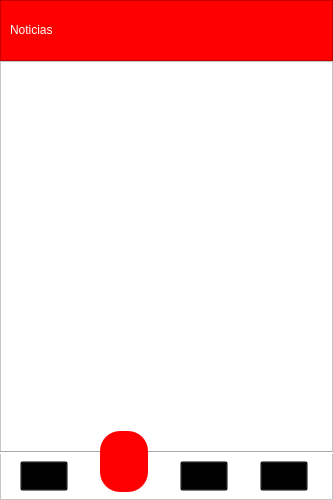
<?xml version="1.0" encoding="UTF-8"?>
<ui version="4.0">
 <class>VentanaNoticias</class>
 <widget class="QWidget" name="VentanaNoticias">
  <property name="geometry">
   <rect>
    <x>0</x>
    <y>0</y>
    <width>333</width>
    <height>500</height>
   </rect>
  </property>
  <property name="minimumSize">
   <size>
    <width>333</width>
    <height>500</height>
   </size>
  </property>
  <property name="maximumSize">
   <size>
    <width>333</width>
    <height>500</height>
   </size>
  </property>
  <property name="windowTitle">
   <string>Noticias</string>
  </property>
  <property name="styleSheet">
   <string notr="true">background-color: rgb(255, 255, 255);</string>
  </property>
  <widget class="QFrame" name="frame">
   <property name="geometry">
    <rect>
     <x>0</x>
     <y>0</y>
     <width>333</width>
     <height>61</height>
    </rect>
   </property>
   <property name="minimumSize">
    <size>
     <width>333</width>
     <height>51</height>
    </size>
   </property>
   <property name="styleSheet">
    <string notr="true">background-color:  rgb(255, 0, 0);</string>
   </property>
   <property name="frameShape">
    <enum>QFrame::StyledPanel</enum>
   </property>
   <property name="frameShadow">
    <enum>QFrame::Raised</enum>
   </property>
   <widget class="QLabel" name="label">
    <property name="geometry">
     <rect>
      <x>10</x>
      <y>10</y>
      <width>91</width>
      <height>41</height>
     </rect>
    </property>
    <property name="styleSheet">
     <string notr="true">background-color: rgba(0, 0, 0,0%);
font: 20pt &quot;Tw Cen MT Condensed&quot;;
border: None;</string>
    </property>
    <property name="text">
     <string>&lt;html&gt;&lt;head/&gt;&lt;body&gt;&lt;p&gt;&lt;span style=&quot; color:#ffffff;&quot;&gt;Noticias&lt;/span&gt;&lt;/p&gt;&lt;/body&gt;&lt;/html&gt;</string>
    </property>
   </widget>
   <widget class="QLabel" name="label_2">
    <property name="geometry">
     <rect>
      <x>182</x>
      <y>10</y>
      <width>141</width>
      <height>41</height>
     </rect>
    </property>
    <property name="styleSheet">
     <string notr="true">image: url(:/imagenes/imagenes/logo-udemedellin-footer.png);</string>
    </property>
    <property name="text">
     <string/>
    </property>
    <property name="pixmap">
     <pixmap>../imagenes/logo-udemedellin-footer.png</pixmap>
    </property>
    <property name="scaledContents">
     <bool>true</bool>
    </property>
   </widget>
  </widget>
  <widget class="QFrame" name="frame_2">
   <property name="geometry">
    <rect>
     <x>0</x>
     <y>61</y>
     <width>333</width>
     <height>439</height>
    </rect>
   </property>
   <property name="minimumSize">
    <size>
     <width>333</width>
     <height>439</height>
    </size>
   </property>
   <property name="maximumSize">
    <size>
     <width>333</width>
     <height>439</height>
    </size>
   </property>
   <property name="frameShape">
    <enum>QFrame::StyledPanel</enum>
   </property>
   <property name="frameShadow">
    <enum>QFrame::Raised</enum>
   </property>
   <widget class="Line" name="line">
    <property name="geometry">
     <rect>
      <x>0</x>
      <y>390</y>
      <width>333</width>
      <height>3</height>
     </rect>
    </property>
    <property name="minimumSize">
     <size>
      <width>333</width>
      <height>0</height>
     </size>
    </property>
    <property name="orientation">
     <enum>Qt::Horizontal</enum>
    </property>
   </widget>
   <widget class="QToolButton" name="tbutton_noticias">
    <property name="geometry">
     <rect>
      <x>100</x>
      <y>370</y>
      <width>48</width>
      <height>61</height>
     </rect>
    </property>
    <property name="minimumSize">
     <size>
      <width>48</width>
      <height>33</height>
     </size>
    </property>
    <property name="styleSheet">
     <string notr="true">background-color: rgb(255, 0, 0);
image: url(:/imagenes/imagenes/form.png);
border-radius: 20px;
</string>
    </property>
    <property name="text">
     <string/>
    </property>
    <property name="icon">
     <iconset>
      <normaloff>../imagenes/form.png</normaloff>../imagenes/form.png</iconset>
    </property>
    <property name="iconSize">
     <size>
      <width>40</width>
      <height>30</height>
     </size>
    </property>
   </widget>
   <widget class="QToolButton" name="tbutton_usuario">
    <property name="geometry">
     <rect>
      <x>260</x>
      <y>400</y>
      <width>48</width>
      <height>30</height>
     </rect>
    </property>
    <property name="minimumSize">
     <size>
      <width>48</width>
      <height>30</height>
     </size>
    </property>
    <property name="maximumSize">
     <size>
      <width>48</width>
      <height>30</height>
     </size>
    </property>
    <property name="styleSheet">
     <string notr="true">background-color:rgba(0,0,0,0%);
image: url(:/imagenes/imagenes/user.png);</string>
    </property>
    <property name="text">
     <string/>
    </property>
    <property name="icon">
     <iconset>
      <normaloff>../imagenes/user.png</normaloff>../imagenes/user.png</iconset>
    </property>
    <property name="iconSize">
     <size>
      <width>40</width>
      <height>30</height>
     </size>
    </property>
   </widget>
   <widget class="QToolButton" name="tbutton_reservas">
    <property name="geometry">
     <rect>
      <x>180</x>
      <y>400</y>
      <width>48</width>
      <height>30</height>
     </rect>
    </property>
    <property name="minimumSize">
     <size>
      <width>48</width>
      <height>30</height>
     </size>
    </property>
    <property name="maximumSize">
     <size>
      <width>48</width>
      <height>30</height>
     </size>
    </property>
    <property name="styleSheet">
     <string notr="true">background-color:rgba(0,0,0,0%);
image: url(:/imagenes/imagenes/calendar-clock.png);</string>
    </property>
    <property name="text">
     <string/>
    </property>
    <property name="icon">
     <iconset>
      <normaloff>../imagenes/calendar-clock.png</normaloff>../imagenes/calendar-clock.png</iconset>
    </property>
    <property name="iconSize">
     <size>
      <width>40</width>
      <height>30</height>
     </size>
    </property>
   </widget>
   <widget class="QToolButton" name="tbutton_opinion">
    <property name="geometry">
     <rect>
      <x>20</x>
      <y>400</y>
      <width>48</width>
      <height>30</height>
     </rect>
    </property>
    <property name="minimumSize">
     <size>
      <width>48</width>
      <height>30</height>
     </size>
    </property>
    <property name="maximumSize">
     <size>
      <width>48</width>
      <height>30</height>
     </size>
    </property>
    <property name="styleSheet">
     <string notr="true">background-color:rgba(0,0,0,0%);
image: url(:/imagenes/imagenes/envelope.png);</string>
    </property>
    <property name="text">
     <string/>
    </property>
    <property name="icon">
     <iconset>
      <normaloff>../imagenes/envelope.png</normaloff>../imagenes/envelope.png</iconset>
    </property>
    <property name="iconSize">
     <size>
      <width>40</width>
      <height>30</height>
     </size>
    </property>
   </widget>
  </widget>
  <zorder>frame_2</zorder>
  <zorder>frame</zorder>
 </widget>
 <resources>
  <include location="imagenes.qrc"/>
 </resources>
 <connections/>
</ui>
